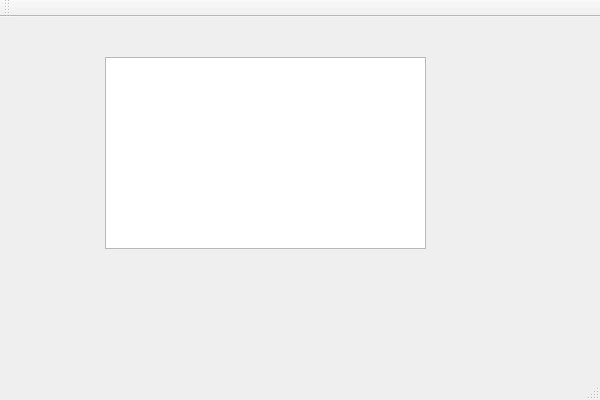
<?xml version="1.0" encoding="UTF-8"?>
<ui version="4.0">
 <class>t3QTClass</class>
 <widget class="QMainWindow" name="t3QTClass">
  <property name="geometry">
   <rect>
    <x>0</x>
    <y>0</y>
    <width>600</width>
    <height>400</height>
   </rect>
  </property>
  <property name="windowTitle">
   <string>t3QT</string>
  </property>
  <widget class="QWidget" name="centralWidget">
   <widget class="QListWidget" name="listWidget">
    <property name="geometry">
     <rect>
      <x>105</x>
      <y>40</y>
      <width>321</width>
      <height>192</height>
     </rect>
    </property>
   </widget>
  </widget>
  <widget class="QMenuBar" name="menuBar">
   <property name="geometry">
    <rect>
     <x>0</x>
     <y>0</y>
     <width>600</width>
     <height>21</height>
    </rect>
   </property>
  </widget>
  <widget class="QToolBar" name="mainToolBar">
   <attribute name="toolBarArea">
    <enum>TopToolBarArea</enum>
   </attribute>
   <attribute name="toolBarBreak">
    <bool>false</bool>
   </attribute>
  </widget>
  <widget class="QStatusBar" name="statusBar"/>
 </widget>
 <layoutdefault spacing="6" margin="11"/>
 <resources>
  <include location="t3QT.qrc"/>
 </resources>
 <connections/>
</ui>
